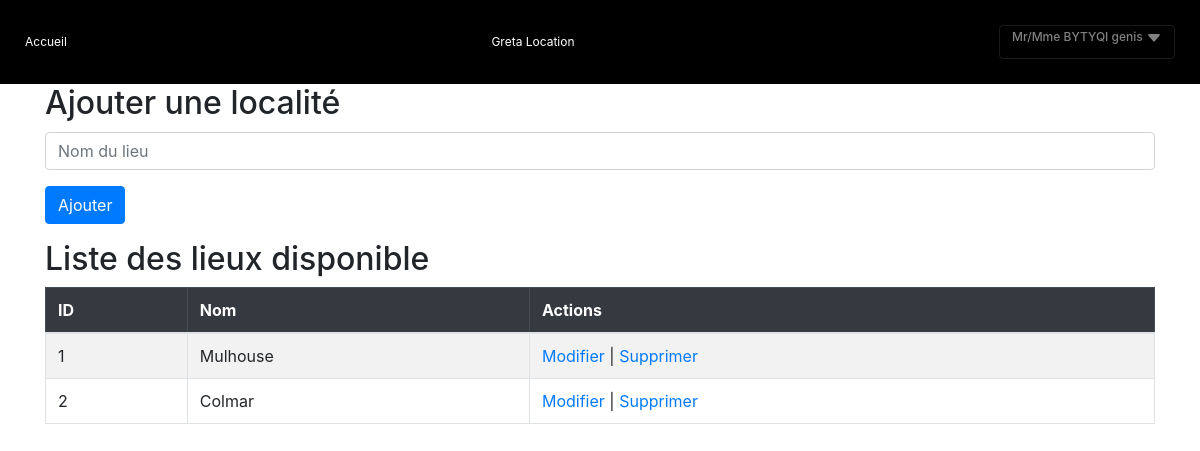
/?action=allLieu (signed in), run on the app's committed database.
### tables this page shows
CREATE TABLE `utilisateur` (
  `id` int(11) NOT NULL,
  `nom` varchar(50) DEFAULT NULL,
  `prenom` varchar(50) DEFAULT NULL,
  `email` varchar(50) DEFAULT NULL,
  `password` varchar(255) DEFAULT NULL,
  `role` int(11) NOT NULL DEFAULT 3
);

CREATE TABLE `localisation` (
  `id` int(11) NOT NULL,
  `libelle` varchar(50) NOT NULL
);

### Controlleur/ctrlAdminLieu.php (called while the page is built, shortened)
<?php
include_once("Model/ModelConnDAO.php");
include_once("Model/ModelLieuDAO.php");
include_once("Vue/VueEntete.php");
$lieux = ModelLieuDAO::getAllLieu();
include_once("Vue/privilege/vueAllLieu.php");
include_once("Vue/VuePied.php");
?>

### index.php (called while the page is built, shortened)
<?php
    $racine = dirname(__FILE__);
    include_once "$racine/Model/ModelConnDAO.php";
$action = isset($_GET['action']) ? htmlspecialchars($_GET['action']) : "accueil";
    $controleur = Routeur::getControleur($action);
    include_once "$racine/Controlleur/$controleur";
?>

### Data/connexionDB.php (called while the page is built, shortened)
<?php
   class ConnexionDB{
        private static $connexion;
        public static function getInstance(){
            if(!self::$connexion){
                try {
                    $serveur = 'mysql:host=db5017546525.hosting-data.io;';
                    $bdd = 'dbname=dbs14057594';
                    $user = 'dbu5674762' ;
                    $mdp = '5d2f6JEAN!?' ;
                    self::$connexion = new PDO($serveur.$bdd, $user, $mdp);
                    self::$connexion->query("SET CHARACTER SET utf8");
                } catch (PDOException $e) {
                        echo " Error connexion: " . $serveur . " " . $bdd . " " . $user . " " . $mdp . " " . $e->getMessage() ;
                        throw new Exception("Erreur à  la connexion \n" . $e->getMessage());
                }
            }
            return self::$connexion;
        }
     }
?>

### Model/ModelConnDAO.php (called while the page is built, shortened)
<?php
include_once("./Data/ConnexionDB.php");
class ModelConnDAO{
    public static function getClientNom($id){
        try{
            $req = ConnexionDB::getInstance()->prepare("SELECT nom, prenom FROM utilisateur WHERE id = ?");
            $req ->execute(array($id));
            $row = $req->fetch();
            return "Mr/Mme ".strtoupper($row['nom'])." ".$row['prenom'];
        }catch(PDOException $ex){
            print "Erreur : ". $ex->getMessage();
            die();
        }
    }
}
?>

### Model/ModelLieuDAO.php (called while the page is built, shortened)
<?php
include_once("Data/ConnexionDB.php");
include_once("classes/Lieu.php");
class ModelLieuDAO{
    public static function getAllLieu(){
        $req = ConnexionDB::getInstance() -> query("SELECT * FROM localisation");
        while($row = $req->fetch(PDO::FETCH_ASSOC)){
            $unObjet = new Lieu($row['id'], $row['libelle']);
            $result[] = $unObjet;
        }
        return $result;
    }
}
?>

### classes/Lieu.php (called while the page is built)
<?php
class Lieu{
    private int $id;
    private string $libelle;
    public function __construct($i, $l){
        $this->id = $i;
        $this->libelle = $l;
    }
    public function getId(){
        return $this->id;
    }
    public function getLibelle(){
        return $this->libelle;
    }
}
?>

### Vue/privilege/vueAllLieu.php (the view, shortened to what this page needs)
<div class="container">
    <div class="product-form ">
        <h2 class="mbottom">Ajouter une localité</h2>
        <form method="POST">
            <input type="text" name="nom" class="form-control " placeholder="Nom du lieu" required>
            <button type="submit" class="btn btn-primary mt-3" name="ajouter">Ajouter</button>
        </form>
    </div>
    <div class="product-list table-responsive">
        <h2>Liste des lieux disponible</h2>
        <table class="table table-bordered table-striped">
            <thead class="table-dark">
                <tr>
                    <th>ID</th>
                    <th>Nom</th>
                    <th>Actions</th>
                </tr>
            </thead>
            <tbody>
                <?php if(count($lieux) > 0):?>
                    <?php foreach($lieux as $equip): ?>
                <tr>
                    <td><?=$equip->getId(); ?></td>
                    <td><?=$equip->getLibelle(); ?></td>
                    <td>
                        <a href="#" data-toggle="modal" data-target="#editModal" data-id="<?=$equip->getId();?>"  data-nom="<?=$equip->getLibelle();?>"">Modifier</a> |
                        <a  class="delete-btn" href="./?action=allLieu&supprimer=<?=$equip->getId();?>" data-toggle="modal" data-target="#confirmDeleteModal" data-id="<?=$equip->getId();?>">Supprimer</a>
                    </td>
                </tr>
                <?php endforeach; ?>
                <?php endif;?>
            </tbody>
        </table>
    </div>
</div>

### Vue/VueEntete.php (shortened to what this page needs)
<html>
    <head>
        <link rel="stylesheet" href="https://cdn.jsdelivr.net/npm/bootstrap@4.4.1/dist/css/bootstrap.min.css" />
        <link rel="stylesheet" href="css/navbar.css" />
    </head>
<body>
<nav class="navbar navbar-dark" style="background-color: black;">
             <a class="navbar-brand" href="./?action=accueil">Accueil</a>
             <div class="navbar-brand">Greta Location</div>
            <button class="navbar-toggler" type="button" data-toggle="collapse" data-target="#navbarsExample01" aria-controls="navbarsExample01" aria-expanded="false" aria-label="Toggle navigation">
            <h5><?php if(isset($_SESSION['user_id'])){ echo ModelConnDAO::getClientNom($_SESSION['user_id']);}?>
            <svg xmlns="http://www.w3.org/2000/svg" width="16" height="16" fill="currentColor" class="bi bi-caret-down-fill" viewBox="0 0 16 16">
  <path d="M7.247 11.14 2.451 5.658C1.885 5.013 2.345 4 3.204 4h9.592a1 1 0 0 1 .753 1.659l-4.796 5.48a1 1 0 0 1-1.506 0z"/>
</svg>
</h5>
            </button>
          </nav>

### css/navbar.css (style rules this page uses)
@media (max-width: 1200px) { .navbar { padding:25px; } }
@media (max-width: 1200px) { .navbar * { font-size: 12px; } }

### Vue/privilege/vueAllLieu.php (style rules this page uses)
.mbottom { margin-bottom:10px; }

### data on the page
utilisateur: ModelConnDAO::getClientNom($_SESSION['user_id']) "Mr/Mme BYTYQI genis"
localisation: id "1", libelle "Mulhouse"
localisation: id "2", libelle "Colmar"
